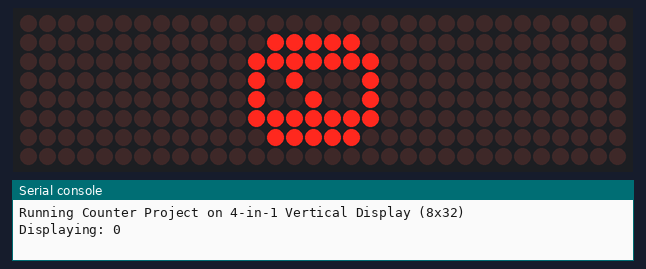
Bench run of a program on a simulated ESP32 board running MicroPython. Parts: 32×8 LED matrix, the last lines printed to the serial console. Library files of the repository ran but are not shown: max7219.py.

Above: at 0.1 s.
At 4.1 s:
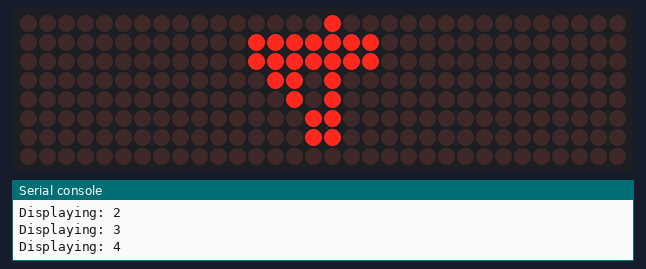
At 9.1 s:
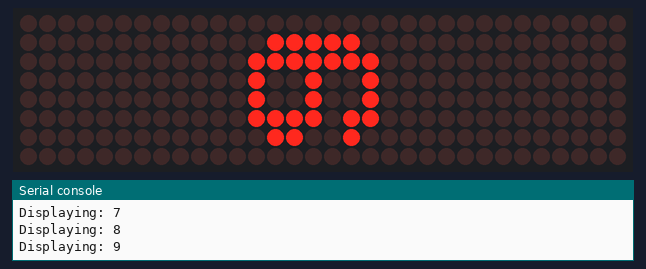
At 19.1 s:
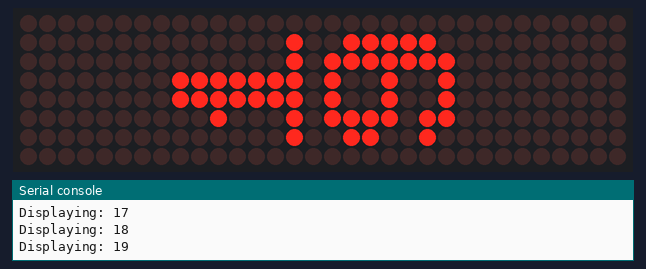
At 28.2 s:
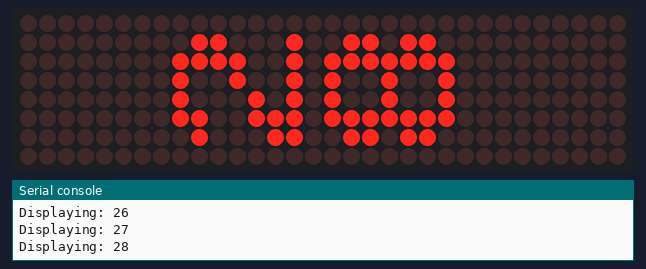
At 38.2 s:
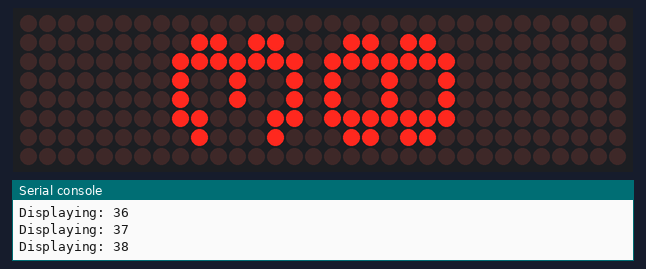

Measured:
- what the display in image 1 shows lasts 1.0 s, from 4.0 s to 5.0 s

The program:

main.py
```python
#
# ESP32 MicroPython Project: 4-in-1 Vertical Counter
#
# This script runs a counter from 0 to 9999 and displays the number
# vertically on a 4-in-1 MAX7219 8x8 LED matrix display.
# The display is treated as a single 8x32 pixel canvas.
#

# --- Library Imports ---
import machine
from machine import Pin, SPI  # For hardware control (GPIO pins, SPI bus)
import max7219                # The custom library for the MAX7219 driver
import time                   # For creating delays (e.g., time.sleep())
import framebuf               # For creating in-memory framebuffers, used for font rendering

# --- Hardware Setup ---

# Initialize the SPI (Serial Peripheral Interface) bus.
# This is the communication protocol used to send data to the MAX7219 chip.
# SPI(1) selects one of the ESP32's hardware SPI peripherals.
# sck=Pin(18): Serial Clock pin.
# mosi=Pin(19): Master Out Slave In pin (also known as DIN or Data In).
spi = SPI(1, baudrate=10000000, sck=Pin(18), mosi=Pin(19))

# Initialize the CS (Chip Select) pin. This pin tells the MAX7219 when to listen for data.
cs = Pin(5, Pin.OUT)

# Create the display object from our max7219 library.
# IMPORTANT: num=4 tells the library that we have four 8x8 modules daisy-chained together.
display = max7219.Matrix8x8(spi, cs, num=4)

# Set the brightness of the display (valid range is 0 to 15).
display.brightness(5)

# --- Display Helper Functions for Vertical Orientation ---

def pixel_rotated(x, y, color):
    """
    Draws a single pixel on the physical 8x32 vertical display.
    This function translates our desired vertical coordinates (x, y) into the
    horizontal coordinates that the underlying library expects.
    - x: our horizontal position (0-7)
    - y: our vertical position (0-31)
    - color: 1 for ON, 0 for OFF
    """
    # Check if the coordinates are within our virtual 8x32 canvas.
    if not (0 <= x < 8 and 0 <= y < 32):
        return  # Do nothing if the pixel is out of bounds.

    # This is the core 90-degree clockwise rotation logic.
    # The library sees the display as a 32x8 horizontal canvas.
    # Our vertical 'y' becomes the library's horizontal 'x'.
    # Our horizontal 'x' becomes the library's vertical 'y' (but inverted).
    library_x = y
    library_y = 7 - x

    # Call the library's original pixel function with the translated coordinates.
    display.pixel(library_x, library_y, color)

def text_rotated(text, x, y, color):
    """
    Draws a string of text vertically on the display.
    It works by rendering each character to a temporary 8x8 buffer
    and then copying the pixels one by one to their final rotated position.
    """
    # 1. Create a temporary 8x8 framebuffer in memory. This will act as a
    #    small canvas to draw one character at a time.
    char_buffer = bytearray(8)  # An 8x8 monochrome display needs 8 bytes of memory.
    fb = framebuf.FrameBuffer(char_buffer, 8, 8, framebuf.MONO_HLSB)

    # Iterate through each character in the input string.
    for char_index, char_code in enumerate(text):
        # Calculate the vertical starting position ('y' offset) for the current character.
        # Each character is 8 pixels tall.
        char_start_y = y + char_index * 8

        # 2. Render the character onto our temporary framebuffer.
        fb.fill(0)  # Clear the temporary buffer.
        fb.text(char_code, 0, 0, 1) # Draw the character at position (0,0) in the buffer.

        # 3. Scan the temporary buffer and copy each lit pixel to the main display.
        for char_x in range(8):
            for char_y in range(8):
                # If the pixel at (char_x, char_y) in our buffer is ON...
                if fb.pixel(char_x, char_y) == 1:
                    # ...then draw that pixel on the main display at the
                    # correct rotated and offset position.
                    pixel_rotated(x + char_x, char_start_y + char_y, color)

# --- Main Program Loop ---
print("Running Counter Project on 4-in-1 Vertical Display (8x32)")

# Initialize the counter.
count = 0

while True:
    # Convert the current count number to a string for display.
    text_to_display = str(count)
    print("Displaying:", text_to_display)

    # Clear the entire display buffer before drawing new content.
    display.fill(0)

    # --- Vertical Centering Logic ---
    # Calculate the total height of the text in pixels (each character is 8 pixels tall).
    text_height = len(text_to_display) * 8
    # Calculate the starting 'y' position to center the text on the 32-pixel tall display.
    start_y = (32 - text_height) // 2

    # Draw the centered text onto the display buffer.
    text_rotated(text_to_display, 0, start_y, 1)

    # Push the contents of the display buffer to the physical LED matrix.
    # This makes the drawing visible.
    display.show()

    # Wait for 1 second before the next update.
    time.sleep(1)

    # Increment the counter.
    count += 1
    # If the counter exceeds 9999, reset it back to 0.
    if count > 9999:
        count = 0
```
